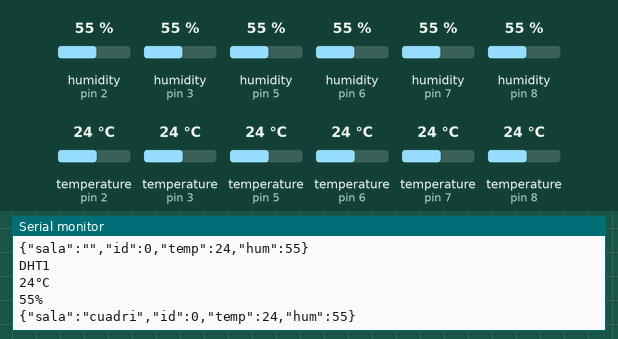
A sketch run on a simulated Arduino Uno, built with avr-gcc and run on an emulated ATmega328P. Shown: the last lines printed to the serial monitor. Inputs (shaded band) come from the test bench; at power-on: humidity (sensors on pin 2, pin 3, pin 5, pin 6, pin 7, pin 8) 55 %, temperature (sensors on pin 2, pin 3, pin 5, pin 6, pin 7, pin 8) 24 °C. WiFi joins after 1.5 s; servers stay silent unless stated; random numbers use the default seed unless the sketch sets one; no MQTT or app messages arrive unless stated.

Above: at 8.9 s.
9.0 s: humidity (sensor on pin 2) set to 22 %
At 14.0 s:
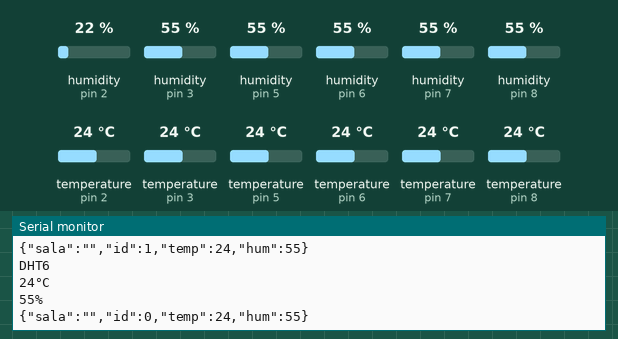
16.5 s: humidity (sensor on pin 3) set to 22 %
At 18.0 s:
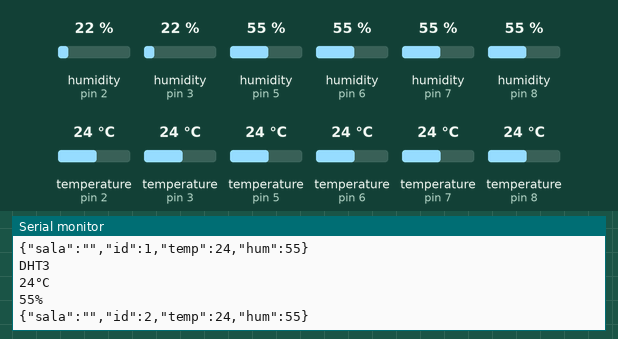
24.0 s: humidity (sensor on pin 5) set to 22 %
At 24.7 s:
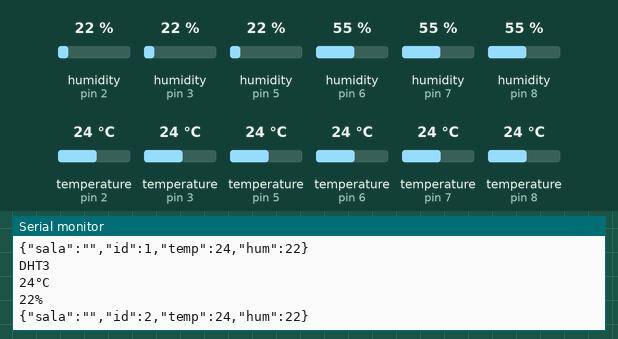
31.5 s: humidity (sensor on pin 6) set to 22 %
At 33.2 s:
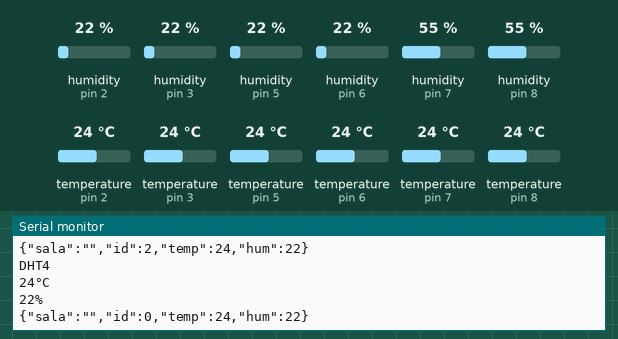
45.5 s: humidity (sensor on pin 7) set to 40 %
At 48.3 s:
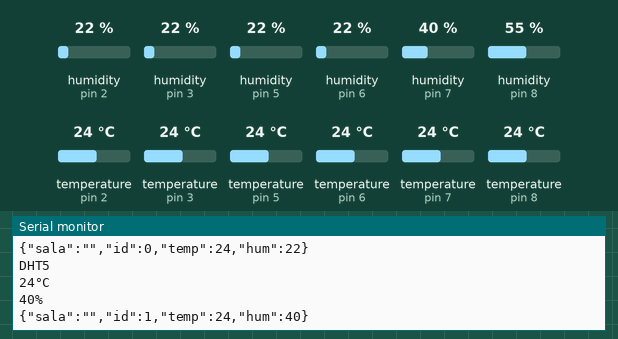
53.0 s: humidity (sensor on pin 8) set to 40 %
At 56.6 s:
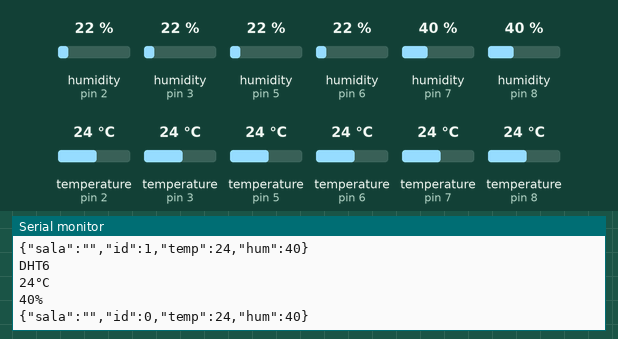
Timing chart, 0 to 58.1 s (numbered marks = the images above; inputs shaded):
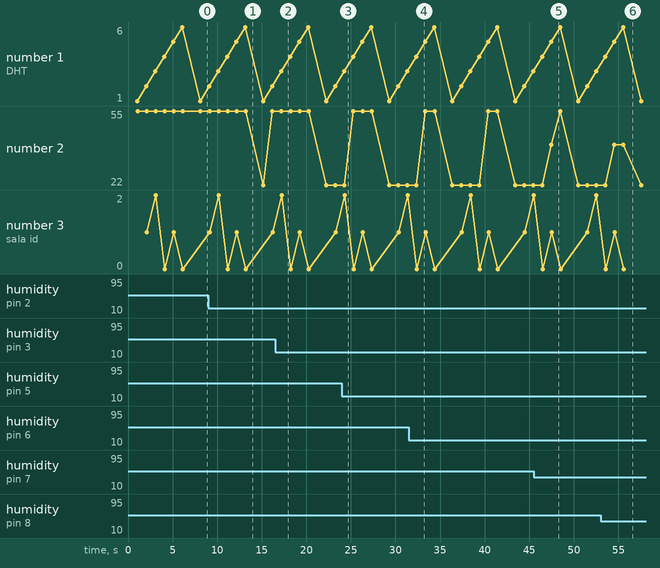

Measured:
- after the input at 24.0 s, the serial monitor: prints a new line after 0.29 s (image 3)
- after the input at 31.5 s, the serial monitor: prints a new line after 0.86 s (image 4)
- after the input at 45.5 s, the serial monitor: prints a new line after 2.0 s (image 5)
- after the input at 53.0 s, the serial monitor: prints a new line after 2.6 s (image 6)

The sketch:

DHTwJSON_B.ino
```cpp
/*Envio los datos sensados por el DHT por MQTT en formato JSON
 *
 * Falta probar la conexion MQTT
 */

#include <SPI.h>
#include <Ethernet.h>
#include <PubSubClient.h>

#include "DHT.h"
#include <ArduinoJson.h>

#define INTERVALO 1000

#define DHTPIN1 2
#define DHTPIN2 3
#define DHTPIN3 5
#define DHTPIN4 6
#define DHTPIN5 7
#define DHTPIN6 8

#define DHTTYPE DHT22


//Opciones:
//"bajo","bouchard","cuadri","entrepiso","fuente",
//"principal","ruleta","vip"
const char* salas[6]={
  "cuadri",
  "",
  "",
  "",
  "",
  ""
};

const int id[6]={0,1,2,0,1,0};

byte mac[]    = {  0xDE, 0xED, 0xBA, 0xFE, 0xFE, 0xEA };
IPAddress ip(192, 168, 20, 203);
IPAddress server(192, 168, 20, 131);

EthernetClient ethClient;
PubSubClient client(ethClient);

char* outTopic="test";

// Inicializo los sensores DHT.
DHT dht1(DHTPIN1, DHTTYPE);
DHT dht2(DHTPIN2, DHTTYPE);
DHT dht3(DHTPIN3, DHTTYPE);
DHT dht4(DHTPIN4, DHTTYPE);
DHT dht5(DHTPIN5, DHTTYPE);
DHT dht6(DHTPIN6, DHTTYPE);


//Funcion de conexion al servidor MQTT
void reconnect() {
  // Loop until we're reconnected
  while (!client.connected()) {
    Serial.print("Attempting MQTT connection...");
    // Attempt to connect
    char clientId[16]="arduinoClient";
    int rNum=random(0,999);
    char cRandom[10];
    itoa(rNum,cRandom,6);
    strcat(clientId,cRandom);
    if (client.connect(clientId)) {
      Serial.println("connected");
      Serial.println(clientId);
      // Once connected, publish an announcement...
      //client.publish("outTopic","hello world");
    } else {
      Serial.print("failed, rc=");
      Serial.print(client.state());
      Serial.println(" try again in 5 seconds");
      // Wait 5 seconds before retrying
      delay(5000);
    }
  }
}

void setup() {
  Serial.begin(9600);
  Serial.println(F("DHTxx test!"));


  client.setServer(server, 1883);

  Ethernet.begin(mac, ip);


  dht1.begin();
  dht2.begin();
  dht3.begin();
  dht4.begin();
  dht5.begin();
  dht6.begin();

  randomSeed(analogRead(A0));
}

void loop() {
  DynamicJsonDocument lectura(256);
  float temp;
  float hum;

  char bufferMQTT[256];

  if (!client.connected()) {
    reconnect();
  }
  client.loop();

  delay(INTERVALO);
  //Comienzo la lectura del DHT
  Serial.println("DHT1");
  lectura["sala"]=salas[0];
  lectura["id"]=id[0];
  temp=dht1.readTemperature();
  hum=dht1.readHumidity();
  if(isnan(temp)||isnan(hum)){
    Serial.println("error en lectura");

    lectura["temp"]="nan";
    lectura["hum"]="nan";
    serializeJson(lectura,bufferMQTT);
    client.publish(outTopic,bufferMQTT);
  }
  else{
    lectura["temp"]=temp;
    lectura["hum"]=hum;
    serializeJson(lectura["temp"],Serial);
    Serial.println("°C");
    serializeJson(lectura["hum"],Serial);
    Serial.println("%");
    serializeJson(lectura,bufferMQTT);
    Serial.println("");
    serializeJson(lectura,Serial);
    Serial.println("");

    client.publish(outTopic,bufferMQTT);
  }
  delay(INTERVALO);
  //Comienzo la lectura del DHT
  Serial.println("DHT2");
  lectura["sala"]=salas[1];
  lectura["id"]=id[1];
  temp=dht2.readTemperature();
  hum=dht2.readHumidity();
  if(isnan(temp)||isnan(hum)){
    Serial.println("error en lectura");

    lectura["temp"]="nan";
    lectura["hum"]="nan";
    serializeJson(lectura,bufferMQTT);
    client.publish(outTopic,bufferMQTT);
  }
  else{
    lectura["temp"]=temp;
    lectura["hum"]=hum;
    serializeJson(lectura["temp"],Serial);
    Serial.println("°C");
    serializeJson(lectura["hum"],Serial);
    Serial.println("%");
    serializeJson(lectura,bufferMQTT);
    Serial.println("");
    serializeJson(lectura,Serial);
    Serial.println("");

    client.publish(outTopic,bufferMQTT);
  }
  //Enviar lectura por MQTT
  client.loop();
  delay(INTERVALO);
  //Comienzo la lectura del DHT
  Serial.println("DHT3");
  lectura["sala"]=salas[2];
  lectura["id"]=id[2];
  temp=dht3.readTemperature();
  hum=dht3.readHumidity();
  if(isnan(temp)||isnan(hum)){
    Serial.println("error en lectura");

    lectura["temp"]="nan";
    lectura["hum"]="nan";
    serializeJson(lectura,bufferMQTT);
    client.publish(outTopic,bufferMQTT);
  }
  else{
    lectura["temp"]=temp;
    lectura["hum"]=hum;
    serializeJson(lectura["temp"],Serial);
    Serial.println("°C");
    serializeJson(lectura["hum"],Serial);
    Serial.println("%");
    serializeJson(lectura,bufferMQTT);
    Serial.println("");
    serializeJson(lectura,Serial);
    Serial.println("");

    client.publish(outTopic,bufferMQTT);
  }
  //Enviar lectura por MQTT
  client.loop();
  delay(INTERVALO);
  //Comienzo la lectura del DHT
  Serial.println("DHT4");
  lectura["sala"]=salas[3];
  lectura["id"]=id[3];
  temp=dht4.readTemperature();
  hum=dht4.readHumidity();
  if(isnan(temp)||isnan(hum)){
    Serial.println("error en lectura");

    lectura["temp"]="nan";
    lectura["hum"]="nan";
    serializeJson(lectura,bufferMQTT);
    client.publish(outTopic,bufferMQTT);
  }
  else{
    lectura["temp"]=temp;
    lectura["hum"]=hum;
    serializeJson(lectura["temp"],Serial);
    Serial.println("°C");
    serializeJson(lectura["hum"],Serial);
    Serial.println("%");
    serializeJson(lectura,bufferMQTT);
    Serial.println("");
    serializeJson(lectura,Serial);
    Serial.println("");

    client.publish(outTopic,bufferMQTT);
  }
  //Enviar lectura por MQTT
  client.loop();
  delay(INTERVALO);
  //Comienzo la lectura del DHT
  Serial.println("DHT5");
  lectura["sala"]=salas[4];
  lectura["id"]=id[4];
  temp=dht5.readTemperature();
  hum=dht5.readHumidity();
  if(isnan(temp)||isnan(hum)){
    Serial.println("error en lectura");

    lectura["temp"]="nan";
    lectura["hum"]="nan";
    serializeJson(lectura,bufferMQTT);
    client.publish(outTopic,bufferMQTT);
  }
  else{
    lectura["temp"]=temp;
    lectura["hum"]=hum;
    serializeJson(lectura["temp"],Serial);
    Serial.println("°C");
    serializeJson(lectura["hum"],Serial);
    Serial.println("%");
    serializeJson(lectura,bufferMQTT);
    Serial.println("");
    serializeJson(lectura,Serial);
    Serial.println("");

    client.publish(outTopic,bufferMQTT);
  }
  //Enviar lectura por MQTT

  if (!client.connected()) {
    reconnect();
  }
  client.loop();
  delay(INTERVALO);
  //Comienzo la lectura del DHT
  Serial.println("DHT6");
  lectura["sala"]=salas[5];
  lectura["id"]=id[5];
  temp=dht6.readTemperature();
  hum=dht6.readHumidity();
  if(isnan(temp)||isnan(hum)){
    Serial.println("error en lectura");

    lectura["temp"]="nan";
    lectura["hum"]="nan";
    serializeJson(lectura,bufferMQTT);
    client.publish(outTopic,bufferMQTT);
  }
  else{
    lectura["temp"]=temp;
    lectura["hum"]=hum;
    serializeJson(lectura["temp"],Serial);
    Serial.println("°C");
    serializeJson(lectura["hum"],Serial);
    Serial.println("%");
    serializeJson(lectura,bufferMQTT);
    Serial.println("");
    serializeJson(lectura,Serial);
    Serial.println("");

    client.publish(outTopic,bufferMQTT);
  }
  //Enviar lectura por MQTT
  client.loop();
  delay(INTERVALO);
}
```
